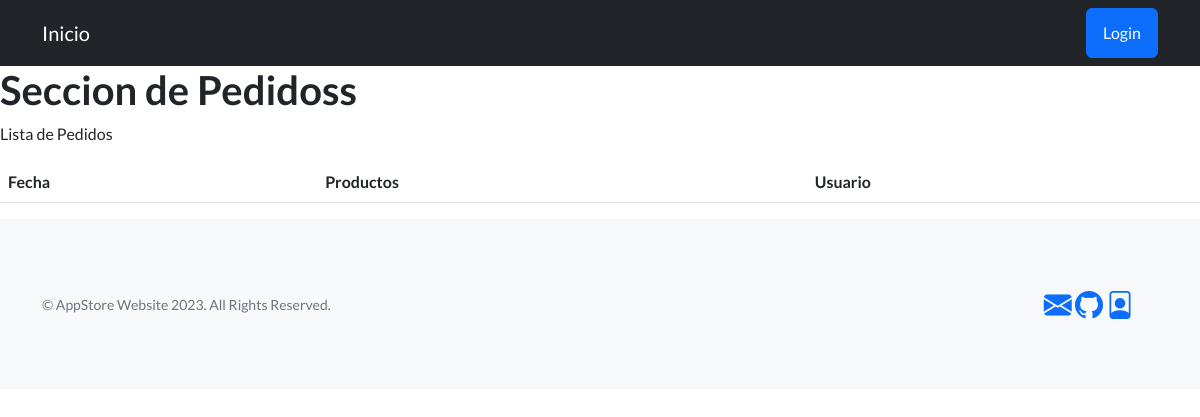
The app's page /app-store/pedidos/, older data.
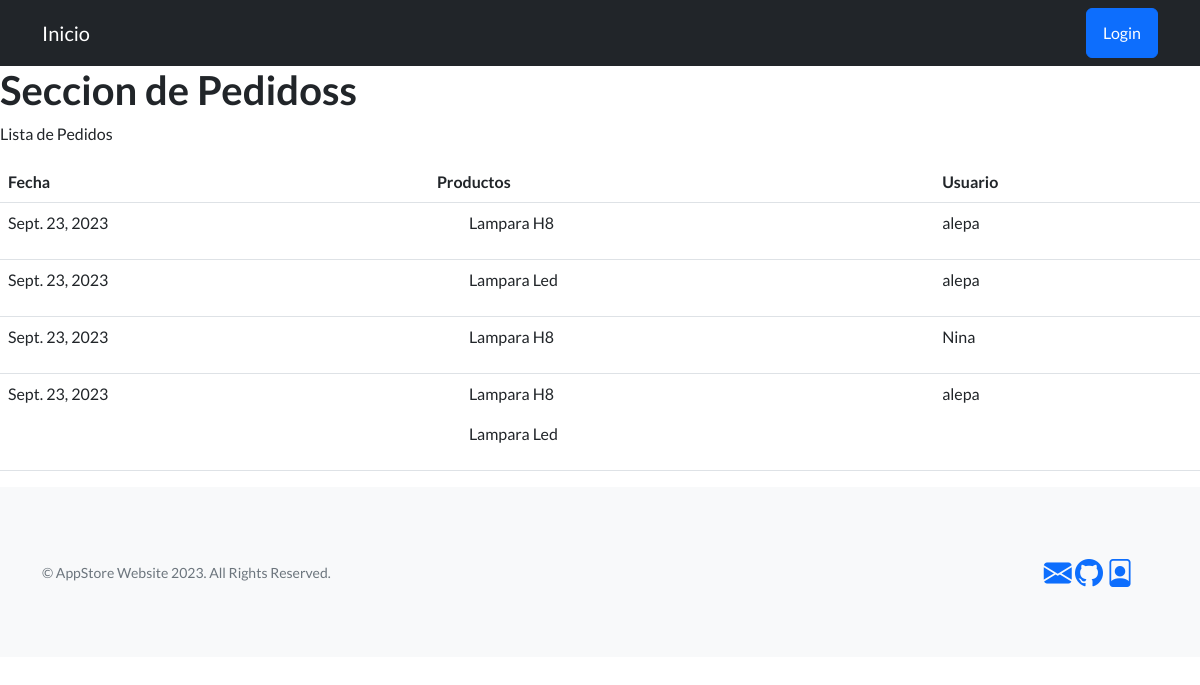
The same page, newer data.
### AppStore/models.py (models this page shows, shortened)
class Pedido(models.Model):
    fecha = models.DateField(auto_now_add=True)
    productos = models.ManyToManyField(Producto)
    user = models.ForeignKey(User, on_delete=models.CASCADE , null=True)

class Producto(models.Model):
    nombre = models.CharField(max_length=30)
    tipo= models.CharField(max_length=30)
    modelo = models.CharField(max_length=30)
    descripcion= models.CharField(max_length=30)

### AppStore/views.py (the view)
# urls.py: path('pedidos/', pedidos ,name='Pedidos'),
def pedidos(req):
    pedidos = Pedido.objects.all()
    return render(req,"pedidos.html" , {"pedidos": pedidos })

### AppStore/templates/pedidos.html (shortened to what this page needs)
{% extends 'main.html' %}
{% block bloqueMutable %}
            <h1>Seccion de Pedidoss</h1>
            <p>
                Lista de Pedidos
            </p>
            <table class="table">
              <thead>
                  <tr>
                      <th scope="col">Fecha</th>
                      <th scope="col">Productos</th>
                      <th scope="col">Usuario</th>
                  </tr>
              </thead>
              <tbody>
                  {% for pedido in pedidos %}
                  <tr>
                    <td>{{ pedido.fecha }}</td>
                    <td>
                        {% for prod in pedido.productos.all%}
                        <ul>{{ prod.nombre}} </ul>
                        {% endfor %}
                    </td>
                    <td>{{ pedido.user }}</td>
                  </tr>
                  {% endfor %}
              </tbody>
          </table>
{% endblock bloqueMutable %}

Row changes from the older to the newer data that the page shows:
added Pedido: fecha "Sept. 23, 2023", user "alepa"
now on this page (row unchanged): Producto: nombre "Lampara H8"
added Pedido: fecha "Sept. 23, 2023", user "alepa"
now on this page (row unchanged): Producto: nombre "Lampara Led"
added Pedido: fecha "Sept. 23, 2023", user "Nina"
added Pedido: fecha "Sept. 23, 2023", user "alepa"
